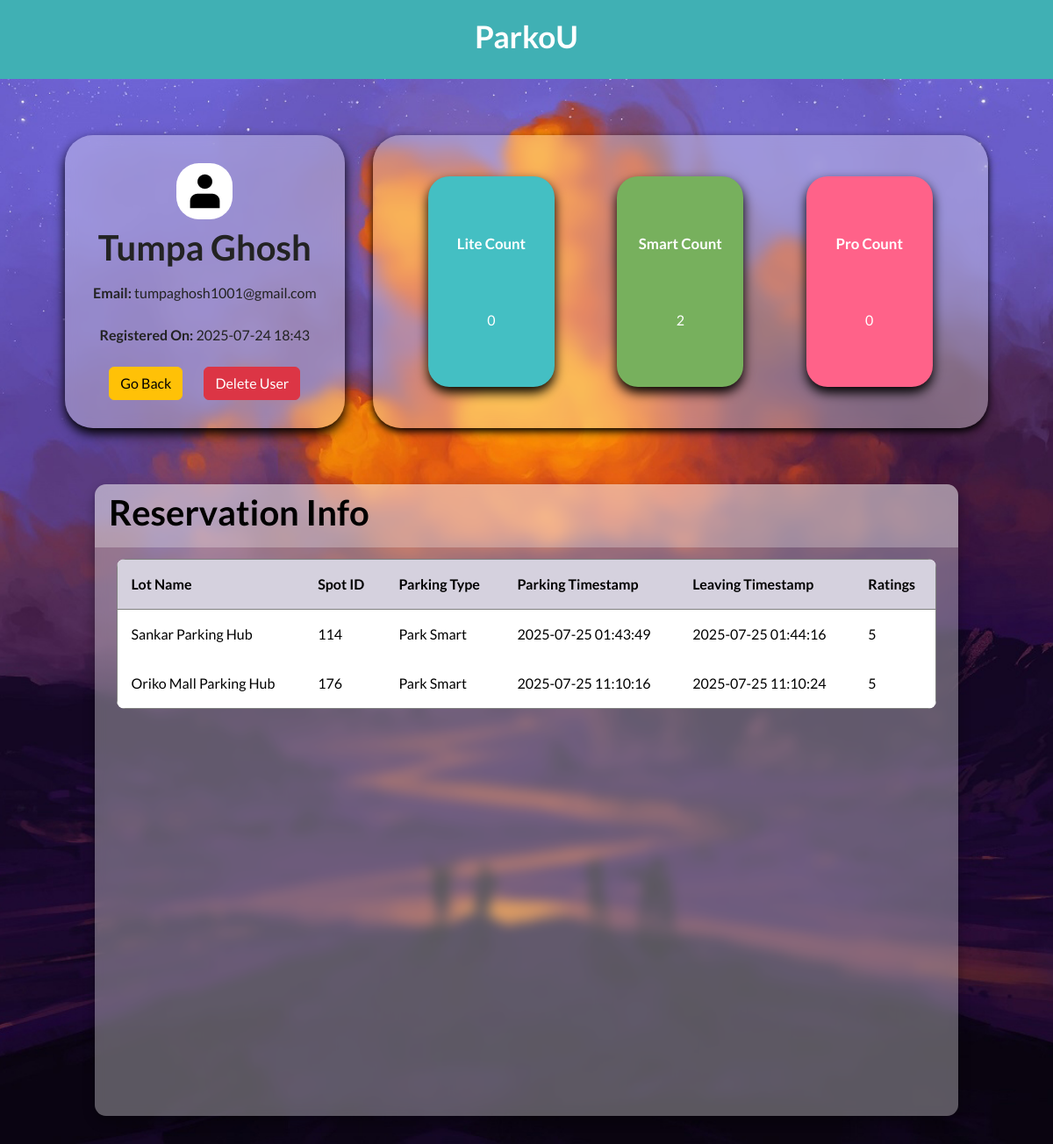
/admin/user/info?email=tumpaghosh1001@gmail.com (signed in), run on an earlier commit of the app's database.
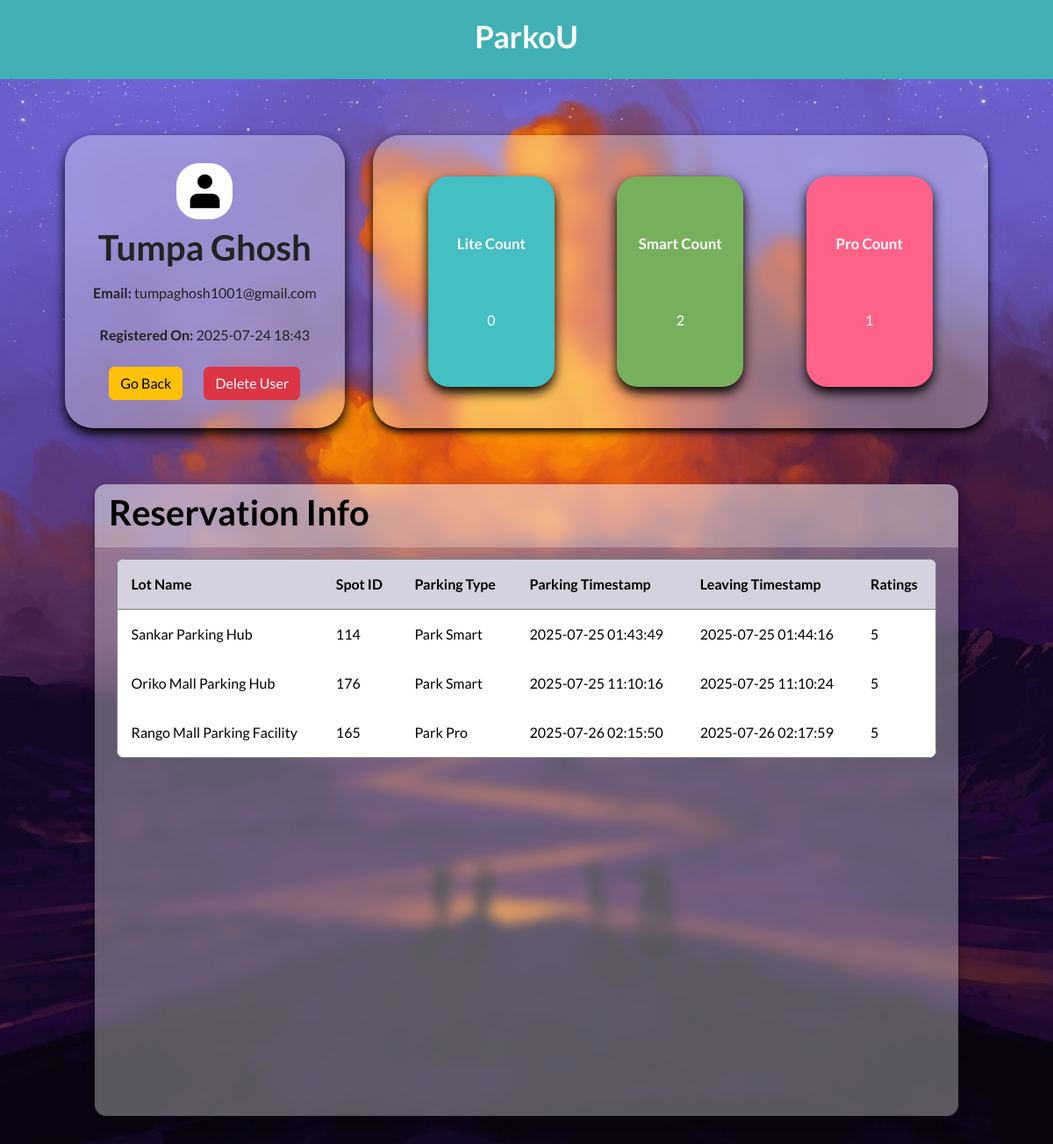
And on a later commit of the database.
### models/models.py (models this page shows)
class Reservation(db.Model):
    __tablename__ = "reservation"
    id = db.Column(db.Integer, primary_key = True)
    spotId = db.Column(db.Integer, db.ForeignKey("parkingspot.id", ondelete = "CASCADE"), nullable = False)
    userId = db.Column(db.Integer, db.ForeignKey("user.id", ondelete = "CASCADE"),  nullable = False)
    parkingType = db.Column(db.Integer, nullable = False)
    parkingTimestamp = db.Column(db.String(128))
    leavingTimestamp = db.Column(db.String(128))
    parkingCost = db.Column(db.Integer)
    ratings = db.Column(db.Integer)
    user = db.relationship('User', back_populates='reservation')
    parkingspot = db.relationship('ParkingSpot', back_populates='reservation')

class ParkingLot(db.Model):
    __tablename__ = "parkinglot"
    id = db.Column(db.Integer, primary_key = True)
    lotName = db.Column(db.String(128), nullable = False)
    locationName = db.Column(db.String(128))
    address = db.Column(db.String(512), unique = True, nullable = False)
    pincode = db.Column(db.String(128), unique = True, nullable = False)
    parkLiteCount = db.Column(db.Integer)
    parkSmartCount = db.Column(db.Integer)
    parkProCount = db.Column(db.Integer)
    ratings = db.Column(db.Numeric(3,1), default = 0.0, nullable = False)
    parkingspot = db.relationship('ParkingSpot', cascade = "all, delete", passive_deletes = True, back_populates = 'parkinglot')

### controllers/routes.py (the view)
@app.route('/admin/user/info', methods=['GET'])
@admin_required
def admin_user_info():
    email = request.args.get('email')
    if email:
        user = User.query.filter_by(emailId=email).first()
        if user:
            reservations = Reservation.query.filter_by(userId=user.id).all()
            for reservation in reservations:
                if reservation.parkingType == 1:
                    reservation.parkingTypeName = "Park Lite"
                elif reservation.parkingType == 2:
                    reservation.parkingTypeName = "Park Smart"
                elif reservation.parkingType == 3:
                    reservation.parkingTypeName = "Park Pro"
                else:
                    reservation.parkingTypeName = "Unknown"
            lite_count = sum(1 for reservation in reservations if reservation.parkingType == 1)
            smart_count = sum(1 for reservation in reservations if reservation.parkingType == 2)
            pro_count = sum(1 for reservation in reservations if reservation.parkingType == 3)
            return render_template("/after_login_part/admin_side/user_info.html",
                                user=user, reservations=reservations,
                                lite_count=lite_count, smart_count=smart_count, pro_count=pro_count)
        else:
            flash('No user found!', 'danger')
            return redirect(url_for('user_details'))

### controllers/routes.py (called while the page is built)
def admin_required(func):
    @wraps(func)
    def inner(*args,**kwargs):
        if "user_id" not in session:
            return redirect(url_for('login_page'))
        user=User.query.get(session['user_id'])
        if not user.is_admin:
            flash('You are not a authorized personel')
            return redirect(url_for('login_page'))
        return func(*args,**kwargs)
    return inner

### templates/after_login_part/admin_side/user_info.html (shortened to what the changed rows need)
{% extends "base.html" %}
{% block stylesheet %}
    <link rel="stylesheet" href="/static/css/after_login/admin_side/user_info.css">
{% endblock %}
{% block content %}
<main>
    <div class="container">
        <div class="top-container">
            <div class="left-top">
                {% if user %}
                    <h1>{{ user.fullName }}</h1>
                {% else %}
                    <h2>No user found with that email.</h2>
                {% endif %}
            </div>
            <div class="right-top">
                    <div class="cards-container">
                        <div class="cards">
                            <div class="card-head">Pro Count</div>
                            <div class="card-count">
                                {{ pro_count }}
                            </div>
                        </div>
                    </div>
                </div>
        </div>
        <div class="bottom-container table" id="customers_table">
            <section class="table__header">
                <h1>Reservation Info</h1>
            </section>
            <section class="table__body">
                <table border="1">
                    <thead>
                            <tr>
                                <th> Lot Name </th>
                                <th> Spot ID </th>
                                <th> Parking Type </th>
                                <th> Parking Timestamp </th>
                                <th> Leaving Timestamp </th>
                                <th> Ratings </th>
                            </tr>
                        </thead>
                        <tbody>
                            {% if reservations %}
                            {% for reservation in reservations %}
                                <tr>
                                <td> {{ reservation.parkingspot.parkinglot.lotName }} </td>
                                <td> {{ reservation.spotId }} </td>
                                <td> {{ reservation.parkingTypeName }} </td>
                                <td>
                                    {{ reservation.parkingTimestamp }}
                                </td>
                                <td>{{ reservation.leavingTimestamp }}</td>
                                <td>{{ reservation.ratings }}</td>
                                </tr>
                            {% endfor %}
                            {% else %}
                                <tr>
                                <td colspan="5"> No Reservation found </td>
                                </tr>
                            {% endif %}
                        </tbody>
                </table>
            </section>
        </div>
    </div>
</main>
{% endblock %}

What changed in the data, as far as the page shows it:
now on this page (row edited): Reservation: parkingspot.parkinglot.lotName "Rango Mall Parking Facility", spotId "165", parkingTypeName "Park Pro", parkingTimestamp "2025-07-26 02:15:50", leavingTimestamp "2025-07-26 02:17:59", ratings "5"
Also different on the page:
{{ pro_count }}: "0" → "1"
